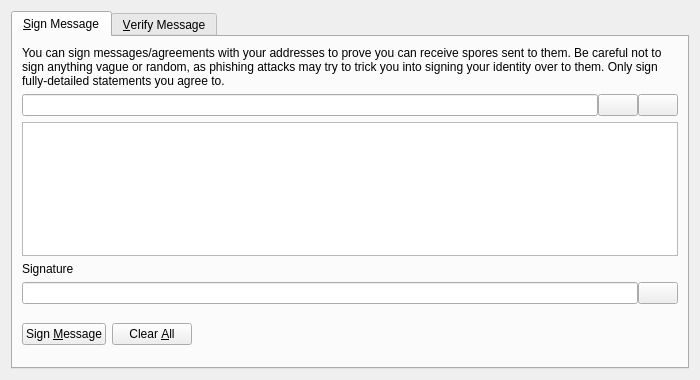
<?xml version="1.0" encoding="UTF-8"?>
<ui version="4.0">
 <class>SignVerifyMessageDialog</class>
 <widget class="QDialog" name="SignVerifyMessageDialog">
  <property name="geometry">
   <rect>
    <x>0</x>
    <y>0</y>
    <width>700</width>
    <height>380</height>
   </rect>
  </property>
  <property name="windowTitle">
   <string>Signatures - Sign / Verify a Message</string>
  </property>
  <property name="modal">
   <bool>true</bool>
  </property>
  <layout class="QVBoxLayout" name="verticalLayout">
   <item>
    <widget class="QTabWidget" name="tabWidget">
     <property name="currentIndex">
      <number>0</number>
     </property>
     <widget class="QWidget" name="tabSignMessage">
      <attribute name="title">
       <string>&amp;Sign Message</string>
      </attribute>
      <layout class="QVBoxLayout" name="verticalLayout_SM">
       <item>
        <widget class="QLabel" name="infoLabel_SM">
         <property name="text">
          <string>You can sign messages/agreements with your addresses to prove you can receive spores sent to them. Be careful not to sign anything vague or random, as phishing attacks may try to trick you into signing your identity over to them. Only sign fully-detailed statements you agree to.</string>
         </property>
         <property name="textFormat">
          <enum>Qt::PlainText</enum>
         </property>
         <property name="wordWrap">
          <bool>true</bool>
         </property>
        </widget>
       </item>
       <item>
        <layout class="QHBoxLayout" name="horizontalLayout_1_SM">
         <property name="spacing">
          <number>0</number>
         </property>
         <item>
          <widget class="QValidatedLineEdit" name="addressIn_SM">
           <property name="toolTip">
            <string>The Spore address to sign the message with</string>
           </property>
          </widget>
         </item>
         <item>
          <widget class="QPushButton" name="addressBookButton_SM">
           <property name="toolTip">
            <string>Choose previously used address</string>
           </property>
           <property name="text">
            <string/>
           </property>
           <property name="icon">
            <iconset resource="../bitcoin.qrc">
             <normaloff>:/icons/address-book</normaloff>:/icons/address-book</iconset>
           </property>
           <property name="shortcut">
            <string>Alt+A</string>
           </property>
           <property name="autoDefault">
            <bool>false</bool>
           </property>
          </widget>
         </item>
         <item>
          <widget class="QPushButton" name="pasteButton_SM">
           <property name="toolTip">
            <string>Paste address from clipboard</string>
           </property>
           <property name="text">
            <string/>
           </property>
           <property name="icon">
            <iconset resource="../bitcoin.qrc">
             <normaloff>:/icons/editpaste</normaloff>:/icons/editpaste</iconset>
           </property>
           <property name="shortcut">
            <string>Alt+P</string>
           </property>
           <property name="autoDefault">
            <bool>false</bool>
           </property>
          </widget>
         </item>
        </layout>
       </item>
       <item>
        <widget class="QPlainTextEdit" name="messageIn_SM">
         <property name="toolTip">
          <string>Enter the message you want to sign here</string>
         </property>
        </widget>
       </item>
       <item>
        <widget class="QLabel" name="signatureLabel_SM">
         <property name="text">
          <string>Signature</string>
         </property>
         <property name="textFormat">
          <enum>Qt::PlainText</enum>
         </property>
        </widget>
       </item>
       <item>
        <layout class="QHBoxLayout" name="horizontalLayout_2_SM">
         <property name="spacing">
          <number>0</number>
         </property>
         <item>
          <widget class="QLineEdit" name="signatureOut_SM">
           <property name="font">
            <font>
             <italic>true</italic>
            </font>
           </property>
           <property name="readOnly">
            <bool>true</bool>
           </property>
          </widget>
         </item>
         <item>
          <widget class="QPushButton" name="copySignatureButton_SM">
           <property name="toolTip">
            <string>Copy the current signature to the system clipboard</string>
           </property>
           <property name="text">
            <string/>
           </property>
           <property name="icon">
            <iconset resource="../bitcoin.qrc">
             <normaloff>:/icons/editcopy</normaloff>:/icons/editcopy</iconset>
           </property>
           <property name="autoDefault">
            <bool>false</bool>
           </property>
          </widget>
         </item>
        </layout>
       </item>
       <item>
        <layout class="QHBoxLayout" name="horizontalLayout_3_SM">
         <item>
          <widget class="QPushButton" name="signMessageButton_SM">
           <property name="toolTip">
            <string>Sign the message to prove you own this Spore address</string>
           </property>
           <property name="text">
            <string>Sign &amp;Message</string>
           </property>
           <property name="icon">
            <iconset resource="../bitcoin.qrc">
             <normaloff>:/icons/edit</normaloff>:/icons/edit</iconset>
           </property>
           <property name="autoDefault">
            <bool>false</bool>
           </property>
          </widget>
         </item>
         <item>
          <widget class="QPushButton" name="clearButton_SM">
           <property name="toolTip">
            <string>Reset all sign message fields</string>
           </property>
           <property name="text">
            <string>Clear &amp;All</string>
           </property>
           <property name="icon">
            <iconset resource="../bitcoin.qrc">
             <normaloff>:/icons/remove</normaloff>:/icons/remove</iconset>
           </property>
           <property name="autoDefault">
            <bool>false</bool>
           </property>
          </widget>
         </item>
         <item>
          <spacer name="horizontalSpacer_1_SM">
           <property name="orientation">
            <enum>Qt::Horizontal</enum>
           </property>
           <property name="sizeHint" stdset="0">
            <size>
             <width>40</width>
             <height>48</height>
            </size>
           </property>
          </spacer>
         </item>
         <item>
          <widget class="QLabel" name="statusLabel_SM">
           <property name="font">
            <font>
             <weight>75</weight>
             <bold>true</bold>
            </font>
           </property>
           <property name="text">
            <string/>
           </property>
           <property name="wordWrap">
            <bool>true</bool>
           </property>
          </widget>
         </item>
         <item>
          <spacer name="horizontalSpacer_2_SM">
           <property name="orientation">
            <enum>Qt::Horizontal</enum>
           </property>
           <property name="sizeHint" stdset="0">
            <size>
             <width>40</width>
             <height>48</height>
            </size>
           </property>
          </spacer>
         </item>
        </layout>
       </item>
      </layout>
     </widget>
     <widget class="QWidget" name="tabVerifyMessage">
      <attribute name="title">
       <string>&amp;Verify Message</string>
      </attribute>
      <layout class="QVBoxLayout" name="verticalLayout_VM">
       <item>
        <widget class="QLabel" name="infoLabel_VM">
         <property name="text">
          <string>Enter the receiver's address, message (ensure you copy line breaks, spaces, tabs, etc. exactly) and signature below to verify the message. Be careful not to read more into the signature than what is in the signed message itself, to avoid being tricked by a man-in-the-middle attack. Note that this only proves the signing party receives with the address, it cannot prove sendership of any transaction!</string>
         </property>
         <property name="textFormat">
          <enum>Qt::PlainText</enum>
         </property>
         <property name="alignment">
          <set>Qt::AlignLeading|Qt::AlignLeft|Qt::AlignTop</set>
         </property>
         <property name="wordWrap">
          <bool>true</bool>
         </property>
        </widget>
       </item>
       <item>
        <layout class="QHBoxLayout" name="horizontalLayout_1_VM">
         <property name="spacing">
          <number>0</number>
         </property>
         <item>
          <widget class="QValidatedLineEdit" name="addressIn_VM">
           <property name="toolTip">
            <string>The Spore address the message was signed with</string>
           </property>
          </widget>
         </item>
         <item>
          <widget class="QPushButton" name="addressBookButton_VM">
           <property name="toolTip">
            <string>Choose previously used address</string>
           </property>
           <property name="text">
            <string/>
           </property>
           <property name="icon">
            <iconset resource="../bitcoin.qrc">
             <normaloff>:/icons/address-book</normaloff>:/icons/address-book</iconset>
           </property>
           <property name="shortcut">
            <string>Alt+A</string>
           </property>
           <property name="autoDefault">
            <bool>false</bool>
           </property>
          </widget>
         </item>
        </layout>
       </item>
       <item>
        <widget class="QPlainTextEdit" name="messageIn_VM"/>
       </item>
       <item>
        <widget class="QValidatedLineEdit" name="signatureIn_VM"/>
       </item>
       <item>
        <layout class="QHBoxLayout" name="horizontalLayout_2_VM">
         <item>
          <widget class="QPushButton" name="verifyMessageButton_VM">
           <property name="toolTip">
            <string>Verify the message to ensure it was signed with the specified Spore address</string>
           </property>
           <property name="text">
            <string>Verify &amp;Message</string>
           </property>
           <property name="icon">
            <iconset resource="../bitcoin.qrc">
             <normaloff>:/icons/transaction_0</normaloff>:/icons/transaction_0</iconset>
           </property>
           <property name="autoDefault">
            <bool>false</bool>
           </property>
          </widget>
         </item>
         <item>
          <widget class="QPushButton" name="clearButton_VM">
           <property name="toolTip">
            <string>Reset all verify message fields</string>
           </property>
           <property name="text">
            <string>Clear &amp;All</string>
           </property>
           <property name="icon">
            <iconset resource="../bitcoin.qrc">
             <normaloff>:/icons/remove</normaloff>:/icons/remove</iconset>
           </property>
           <property name="autoDefault">
            <bool>false</bool>
           </property>
          </widget>
         </item>
         <item>
          <spacer name="horizontalSpacer_1_VM">
           <property name="orientation">
            <enum>Qt::Horizontal</enum>
           </property>
           <property name="sizeHint" stdset="0">
            <size>
             <width>40</width>
             <height>48</height>
            </size>
           </property>
          </spacer>
         </item>
         <item>
          <widget class="QLabel" name="statusLabel_VM">
           <property name="font">
            <font>
             <weight>75</weight>
             <bold>true</bold>
            </font>
           </property>
           <property name="text">
            <string/>
           </property>
           <property name="wordWrap">
            <bool>true</bool>
           </property>
          </widget>
         </item>
         <item>
          <spacer name="horizontalSpacer_2_VM">
           <property name="orientation">
            <enum>Qt::Horizontal</enum>
           </property>
           <property name="sizeHint" stdset="0">
            <size>
             <width>40</width>
             <height>48</height>
            </size>
           </property>
          </spacer>
         </item>
        </layout>
       </item>
      </layout>
     </widget>
    </widget>
   </item>
  </layout>
 </widget>
 <customwidgets>
  <customwidget>
   <class>QValidatedLineEdit</class>
   <extends>QLineEdit</extends>
   <header>qt/qvalidatedlineedit.h</header>
  </customwidget>
 </customwidgets>
 <resources>
  <include location="../bitcoin.qrc"/>
 </resources>
 <connections/>
</ui>
